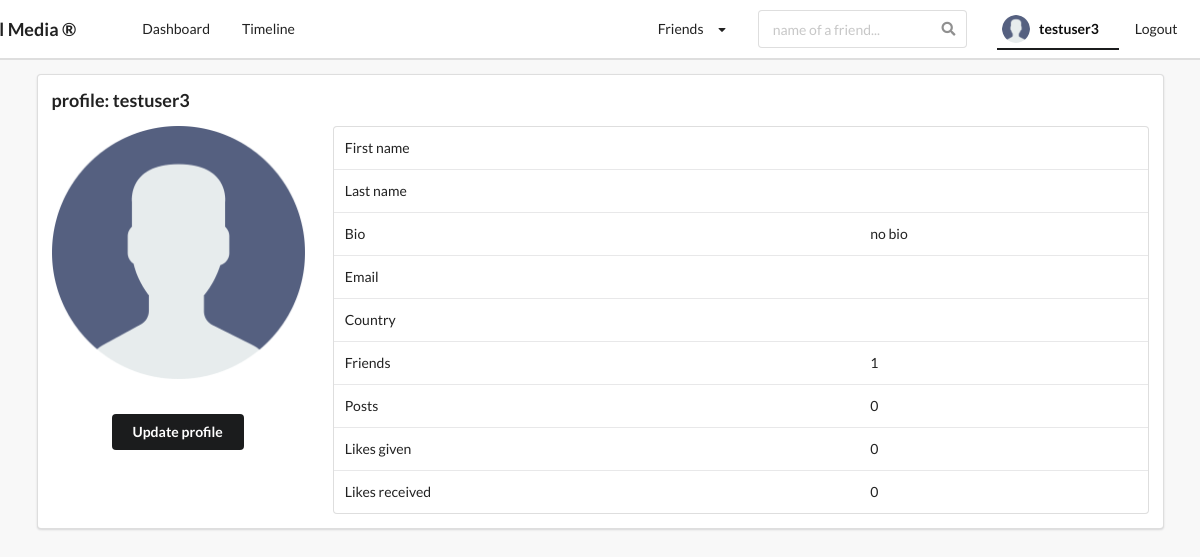
Page /profiles/myprofile/ (signed in) on the earlier database version.
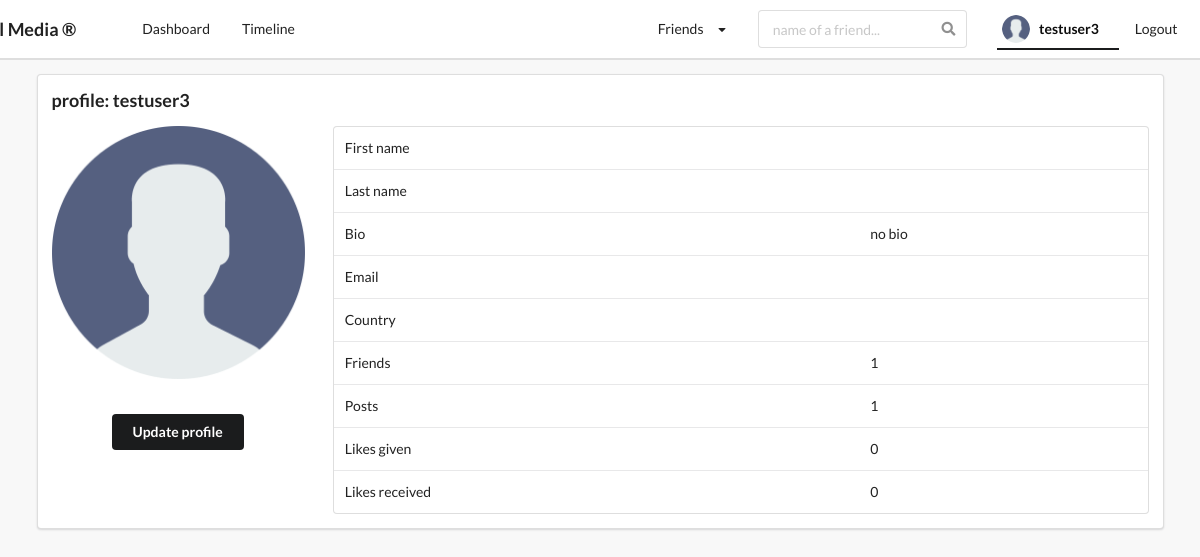
Same page on the later database version.
### profiles/models.py (models this page shows, shortened)
class Profile(models.Model):
    first_name = models.CharField(max_length = 200, blank = True)
    last_name = models.CharField(max_length = 200, blank = True)
    user = models.OneToOneField(settings.AUTH_USER_MODEL,on_delete=models.CASCADE)
    bio = models.TextField(default = "no bio", max_length=300, blank = True)
    email = models.EmailField(max_length = 200,blank = True)
    country = models.CharField(choices = COUNTRY_CHOICES, max_length = 100,blank = True)
    avatar = models.ImageField(default = "avatar.png", upload_to = 'avatars/')
    friends = models.ManyToManyField(settings.AUTH_USER_MODEL, blank = True, related_name='friends')
    slug = models.SlugField(unique = True, blank = True)
    updated = models.DateTimeField(auto_now=True)
    created =  models.DateTimeField(auto_now_add=True)
    objects = ProfileManager()
    __initial_first_name = None
    __initial_last_name = None
    def __init__(self,*args, **kwargs):
        super().__init__(*args, **kwargs)
        self.__initial_first_name = self.first_name
        self.__initial_last_name = self.last_name
    def get_friends_no(self):
        return self.friends.all().count()
    def get_no_of_post(self):
        return self.posts.all().count()
    def get_no_of_likes_given(self):
        likes = self.like_set.all()
        total_likes = 0
        for item in likes:
            if item.value == 'Like':
                total_likes += 1
        return total_likes
    def get_no_of_likes_received(self):
        posts = self.posts.all()
        total_likes = 0
        for item in posts:
            total_likes += item.liked.all().count()
        return total_likes

### posts/models.py (models this page shows, shortened)
class Post(models.Model):
    content = models.TextField()
    image = models.ImageField(upload_to='posts/', validators = [FileExtensionValidator(['png','jpg','jpeg'])], blank = True)
    liked = models.ManyToManyField(Profile, blank=True, related_name='likes')
    updated = models.DateTimeField(auto_now=True)
    created = models.DateTimeField(auto_now_add=True)
    author = models.ForeignKey(Profile, on_delete=models.CASCADE, related_name='posts')
    class Meta:
        ordering = ('-created',)    #newer post will be at the top and older post will be at bottom

### profiles/views.py (the view)
# urls.py: path('myprofile/', my_profile_view, name='my_profile_view'),
@login_required
def my_profile_view(request):
    profile = Profile.objects.get(user = request.user)
    form = ProfileModelForm(request.POST or None, request.FILES or None, instance=profile)
    confirm = False
    if request.method == "POST":
        if form.is_valid():
            form.save()
            confirm = True
    context = {
        'profile':profile,
        'form': form,
        'confirm':confirm,
    }
    return render(request, 'profiles/myprofile.html', context)

### profiles/forms.py
class ProfileModelForm(forms.ModelForm):
    class Meta:
        model = Profile
        fields = ('first_name', 'last_name', 'bio', 'email', 'country', 'avatar')

### profiles/context_processors.py (called while the page is built)
def profile_dp(request):
    if request.user.is_authenticated:
        profile_obj = Profile.objects.get(user=request.user)
        pic = profile_obj.avatar
        return {'picture':pic}
    return {}

def invitation_received_no(request):
    if request.user.is_authenticated:
        profile_obj = Profile.objects.get(user=request.user)
        qs_count = Relationship.objects.invitations_received(profile_obj).count()
        return {'invites_no':qs_count}
    return {}

def friends_no(request):
    if request.user.is_authenticated:
        profile_obj = Profile.objects.get(user=request.user)
        count = profile_obj.get_friends_no()
        return {'friend_count':count}
    return {}

### profiles/models.py (called while the page is built)
    def invitations_received(self,receiver):
        qs = Relationship.objects.filter(receiver=receiver, status='send')
        return qs

### profiles/templates/profiles/myprofile.html (shortened to what this page needs)
{% extends 'base.html' %}
{% block content %}
<div class="ui segment">
    <h3>profile: {{request.user}}</h3>
    <div class="ui grid">
        <div class='row'>
            <div class='four wide column'>
                <img class="ui medium rounded image" src={{profile.avatar.url}}>
                <div class="row mt-5">
                    <button class="ui secondary button" id='modal-btn' style="margin-top:30px; margin-left:60px;">Update profile</button>
                </div>
            </div>
            <div class='twelve wide column'>
                <table class="ui table">
                    <tbody>
                        <tr>
                            <td>First name</td>
                            <td>{{profile.first_name}}</td>
                        </tr>
                        <tr>
                            <td>Last name</td>
                            <td>{{profile.last_name}}</td>
                        </tr>
                        <tr>
                            <td>Bio</td>
                            <td>{{profile.bio}}</td>
                        </tr>
                        <tr>
                            <td>Email</td>
                            <td>{{profile.email}}</td>
                        </tr>
                        <tr>
                            <td>Country</td>
                            <td>{{profile.country}}</td>
                        </tr>
                        <tr>
                            <td>Friends</td>
                            <td>{{profile.get_friends_no}}</td>
                        </tr>
                        <tr>
                            <td>Posts</td>
                            <td>{{profile.get_no_of_post}}</td>
                        </tr>
                        <tr>
                            <td>Likes given</td>
                            <td>{{profile.get_no_of_likes_given}}</td>
                        </tr>
                        <tr>
                            <td>Likes received</td>
                            <td>{{profile.get_no_of_likes_received}}</td>
                        </tr>
                    </tbody>
                </table>
            </div>
        </div>
    </div>
</div>
{% endblock content %}

Differences in the rows shown:
changed Profile "no bio": get_no_of_post "0" → "1"
